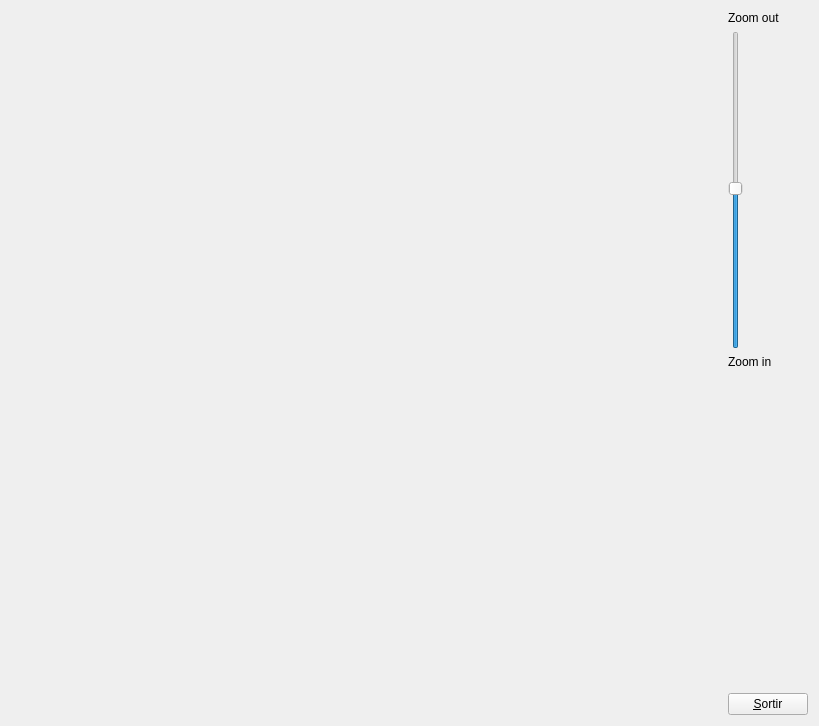
<?xml version="1.0" encoding="UTF-8"?>
<ui version="4.0">
 <class>MyForm</class>
 <widget class="QWidget" name="MyForm">
  <property name="geometry">
   <rect>
    <x>0</x>
    <y>0</y>
    <width>819</width>
    <height>726</height>
   </rect>
  </property>
  <property name="windowTitle">
   <string>Form</string>
  </property>
  <layout class="QHBoxLayout" name="horizontalLayout">
   <item>
    <widget class="MyGLWidget" name="widget" native="true">
     <property name="sizePolicy">
      <sizepolicy hsizetype="Expanding" vsizetype="Expanding">
       <horstretch>0</horstretch>
       <verstretch>0</verstretch>
      </sizepolicy>
     </property>
    </widget>
   </item>
   <item>
    <layout class="QVBoxLayout" name="verticalLayout">
     <item>
      <widget class="QLabel" name="label">
       <property name="text">
        <string>Zoom out</string>
       </property>
      </widget>
     </item>
     <item>
      <widget class="QSlider" name="verticalSlider">
       <property name="minimum">
        <number>0</number>
       </property>
       <property name="value">
        <number>50</number>
       </property>
       <property name="orientation">
        <enum>Qt::Vertical</enum>
       </property>
      </widget>
     </item>
     <item>
      <widget class="QLabel" name="label_2">
       <property name="text">
        <string>Zoom in</string>
       </property>
      </widget>
     </item>
     <item>
      <spacer name="verticalSpacer">
       <property name="orientation">
        <enum>Qt::Vertical</enum>
       </property>
       <property name="sizeHint" stdset="0">
        <size>
         <width>20</width>
         <height>40</height>
        </size>
       </property>
      </spacer>
     </item>
     <item>
      <widget class="QPushButton" name="pushButton">
       <property name="sizePolicy">
        <sizepolicy hsizetype="Fixed" vsizetype="Fixed">
         <horstretch>0</horstretch>
         <verstretch>0</verstretch>
        </sizepolicy>
       </property>
       <property name="text">
        <string>&amp;Sortir</string>
       </property>
      </widget>
     </item>
    </layout>
   </item>
  </layout>
 </widget>
 <customwidgets>
  <customwidget>
   <class>MyGLWidget</class>
   <extends>QWidget</extends>
   <header>MyGLWidget.h</header>
   <container>1</container>
   <slots>
    <signal>actualitzaBarra(int)</signal>
    <slot>aplicarZoom(int)</slot>
   </slots>
  </customwidget>
 </customwidgets>
 <resources/>
 <connections>
  <connection>
   <sender>pushButton</sender>
   <signal>clicked()</signal>
   <receiver>MyForm</receiver>
   <slot>close()</slot>
   <hints>
    <hint type="sourcelabel">
     <x>810</x>
     <y>717</y>
    </hint>
    <hint type="destinationlabel">
     <x>839</x>
     <y>529</y>
    </hint>
   </hints>
  </connection>
  <connection>
   <sender>verticalSlider</sender>
   <signal>valueChanged(int)</signal>
   <receiver>widget</receiver>
   <slot>aplicarZoom(int)</slot>
   <hints>
    <hint type="sourcelabel">
     <x>738</x>
     <y>256</y>
    </hint>
    <hint type="destinationlabel">
     <x>605</x>
     <y>299</y>
    </hint>
   </hints>
  </connection>
  <connection>
   <sender>widget</sender>
   <signal>actualitzaBarra(int)</signal>
   <receiver>verticalSlider</receiver>
   <slot>setValue(int)</slot>
   <hints>
    <hint type="sourcelabel">
     <x>497</x>
     <y>336</y>
    </hint>
    <hint type="destinationlabel">
     <x>736</x>
     <y>233</y>
    </hint>
   </hints>
  </connection>
 </connections>
</ui>
